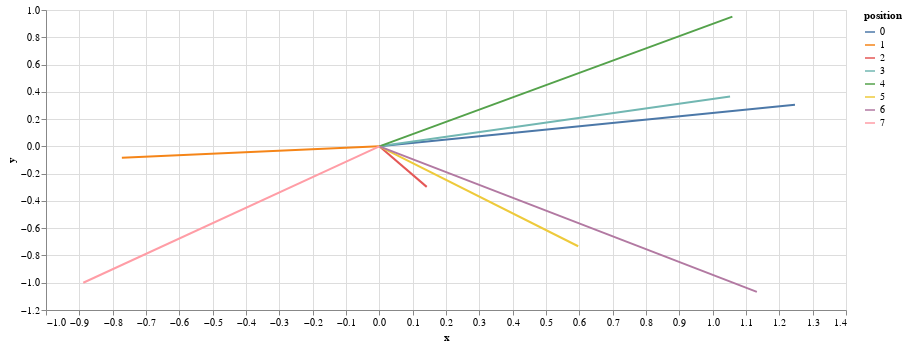

Source (notebook cell):
### Markdown cell above
**Question** Why do you think we need positional information in Transformers?

<details>
<summary><strong>Answer</strong></summary>


>We have already stated that the attention operation is **permutation invariant**. The tokens $x_i$ in two sequences $x_1, x_2, x_3$ and $x_3, x_2, x_1$ will have the identical attention weights. But we are doing sequence modeling and so the order matters!


>Think about this example: The sentence "Transformers are better than RNNs" means something completely different than "RNNs are better than Transformers". For this reason, the tokens in the sequence should accommodate some sort of positional information when computing the attention.
</details>

### Code cell
def example_absolute_embeddings() -> alt.Chart:
    max_len = 8
    d_model = 2

    # Lets assume a sequence of 1's as token ids
    input_ids = torch.ones(max_len, dtype=torch.int)

    # Our regular embedding table: mapping token ids to vectors
    embedding_table = nn.Embedding(max_len, d_model)
    input_embeddings = embedding_table(input_ids)

    # The positional embedding table: mapping POSITION of token ids to vectors
    position_embedding_table = nn.Embedding(max_len, d_model)
    position_ids = torch.arange(max_len, dtype=torch.int)
    position_embeddings = position_embedding_table(position_ids)

    # To add positional information, we simply add the two embeddings
    embedding = input_embeddings + position_embeddings

    # Just plot the embedding vector
    data = pd.concat(
        [
            pd.DataFrame(
                {
                    "x": [0, embedding[n, 0].item()],
                    "y": [0, embedding[n, 1].item()],
                    "position": n,
                }
            )
            for n in list(range(max_len))
        ]
    )

    return (
        alt.Chart(data)
        .mark_line()
        .properties(width=800)
        .encode(x="x", y="y", color="position:N")
        .interactive()
    )

show_example(example_absolute_embeddings)

### Figure 1 — Vega-Lite specification as saved in the notebook (floating-point values rounded to 4 significant figures)
{"config": {"view": {"continuousWidth": 300, "continuousHeight": 300}}, "data": {"name": "data-a06e2a9ac4110c1827611e15c561c97d"}, "mark": {"type": "line"}, "encoding": {"color": {"field": "position", "type": "nominal"}, "x": {"field": "x", "type": "quantitative"}, "y": {"field": "y", "type": "quantitative"}}, "params": [{"name": "param_1", "select": {"type": "interval", "encodings": ["x", "y"]}, "bind": "scales"}], "width": 800, "$schema": "https://vega.github.io/schema/vega-lite/v5.20.1.json", "datasets": {"data-a06e2a9ac4110c1827611e15c561c97d": [{"x": 0.0, "y": 0.0, "position": 0}, {"x": 1.247, "y": 0.3057, "position": 0}, {"x": 0.0, "y": 0.0, "position": 1}, {"x": -0.7724, "y": -0.08307, "position": 1}, {"x": 0.0, "y": 0.0, "position": 2}, {"x": 0.1421, "y": -0.297, "position": 2}, {"x": 0.0, "y": 0.0, "position": 3}, {"x": 1.052, "y": 0.3661, "position": 3}, {"x": 0.0, "y": 0.0, "position": 4}, {"x": 1.059, "y": 0.951, "position": 4}, {"x": 0.0, "y": 0.0, "position": 5}, {"x": 0.5966, "y": -0.7325, "position": 5}, {"x": 0.0, "y": 0.0, "position": 6}, {"x": 1.133, "y": -1.067, "position": 6}, {"x": 0.0, "y": 0.0, "position": 7}, {"x": -0.8882, "y": -1.0, "position": 7}]}}
